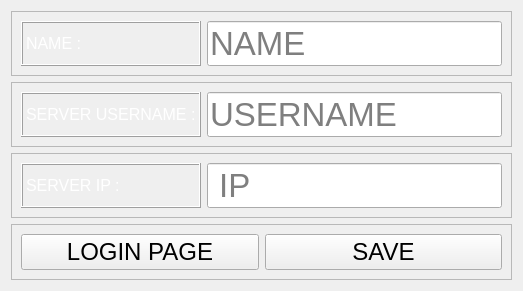
             <widget class="QWidget" name="page_4">
              <layout class="QGridLayout" name="gridLayout_23">
               <item row="3" column="0">
                <widget class="QFrame" name="frame_38">
                 <property name="frameShape">
                  <enum>QFrame::StyledPanel</enum>
                 </property>
                 <property name="frameShadow">
                  <enum>QFrame::Raised</enum>
                 </property>
                 <layout class="QHBoxLayout" name="horizontalLayout_29">
                  <item>
                   <widget class="QPushButton" name="pushButton_23">
                    <property name="sizePolicy">
                     <sizepolicy hsizetype="Minimum" vsizetype="Fixed">
                      <horstretch>0</horstretch>
                      <verstretch>0</verstretch>
                     </sizepolicy>
                    </property>
                    <property name="font">
                     <font>
                      <pointsize>18</pointsize>
                     </font>
                    </property>
                    <property name="text">
                     <string>LOGIN PAGE</string>
                    </property>
                   </widget>
                  </item>
                  <item>
                   <widget class="QPushButton" name="pushButton_24">
                    <property name="font">
                     <font>
                      <pointsize>18</pointsize>
                     </font>
                    </property>
                    <property name="text">
                     <string>SAVE</string>
                    </property>
                   </widget>
                  </item>
                 </layout>
                </widget>
               </item>
               <item row="1" column="0">
                <widget class="QFrame" name="frame_40">
                 <property name="frameShape">
                  <enum>QFrame::StyledPanel</enum>
                 </property>
                 <property name="frameShadow">
                  <enum>QFrame::Raised</enum>
                 </property>
                 <layout class="QHBoxLayout" name="horizontalLayout_30">
                  <item>
                   <widget class="QLabel" name="label_36">
                    <property name="sizePolicy">
                     <sizepolicy hsizetype="Preferred" vsizetype="Minimum">
                      <horstretch>0</horstretch>
                      <verstretch>0</verstretch>
                     </sizepolicy>
                    </property>
                    <property name="font">
                     <font>
                      <weight>50</weight>
                      <bold>false</bold>
                     </font>
                    </property>
                    <property name="frameShape">
                     <enum>QFrame::Box</enum>
                    </property>
                    <property name="frameShadow">
                     <enum>QFrame::Raised</enum>
                    </property>
                    <property name="text">
                     <string>&lt;html&gt;&lt;head/&gt;&lt;body&gt;&lt;p&gt;&lt;span style=&quot; font-size:12pt; color:#ffffff;&quot;&gt;SERVER USERNAME :&lt;/span&gt;&lt;/p&gt;&lt;/body&gt;&lt;/html&gt;</string>
                    </property>
                   </widget>
                  </item>
                  <item>
                   <widget class="QLineEdit" name="lineEdit_11">
                    <property name="sizePolicy">
                     <sizepolicy hsizetype="Minimum" vsizetype="Minimum">
                      <horstretch>0</horstretch>
                      <verstretch>0</verstretch>
                     </sizepolicy>
                    </property>
                    <property name="font">
                     <font>
                      <pointsize>25</pointsize>
                     </font>
                    </property>
                    <property name="placeholderText">
                     <string>USERNAME</string>
                    </property>
                   </widget>
                  </item>
                 </layout>
                </widget>
               </item>
               <item row="0" column="0">
                <widget class="QFrame" name="frame_39">
                 <property name="frameShape">
                  <enum>QFrame::StyledPanel</enum>
                 </property>
                 <property name="frameShadow">
                  <enum>QFrame::Raised</enum>
                 </property>
                 <layout class="QGridLayout" name="gridLayout_22">
                  <item row="0" column="0">
                   <widget class="QLabel" name="label_35">
                    <property name="sizePolicy">
                     <sizepolicy hsizetype="Preferred" vsizetype="Minimum">
                      <horstretch>0</horstretch>
                      <verstretch>0</verstretch>
                     </sizepolicy>
                    </property>
                    <property name="font">
                     <font>
                      <weight>50</weight>
                      <bold>false</bold>
                     </font>
                    </property>
                    <property name="frameShape">
                     <enum>QFrame::Box</enum>
                    </property>
                    <property name="frameShadow">
                     <enum>QFrame::Raised</enum>
                    </property>
                    <property name="text">
                     <string>&lt;html&gt;&lt;head/&gt;&lt;body&gt;&lt;p&gt;&lt;span style=&quot; font-size:12pt; color:#ffffff;&quot;&gt;NAME :&lt;/span&gt;&lt;/p&gt;&lt;/body&gt;&lt;/html&gt;</string>
                    </property>
                   </widget>
                  </item>
                  <item row="0" column="1">
                   <widget class="QLineEdit" name="lineEdit_8">
                    <property name="sizePolicy">
                     <sizepolicy hsizetype="Minimum" vsizetype="Minimum">
                      <horstretch>0</horstretch>
                      <verstretch>0</verstretch>
                     </sizepolicy>
                    </property>
                    <property name="font">
                     <font>
                      <pointsize>25</pointsize>
                     </font>
                    </property>
                    <property name="placeholderText">
                     <string>NAME</string>
                    </property>
                   </widget>
                  </item>
                 </layout>
                </widget>
               </item>
               <item row="2" column="0">
                <widget class="QFrame" name="frame_41">
                 <property name="frameShape">
                  <enum>QFrame::StyledPanel</enum>
                 </property>
                 <property name="frameShadow">
                  <enum>QFrame::Raised</enum>
                 </property>
                 <layout class="QHBoxLayout" name="horizontalLayout_31">
                  <item>
                   <widget class="QLabel" name="label_37">
                    <property name="sizePolicy">
                     <sizepolicy hsizetype="Preferred" vsizetype="Minimum">
                      <horstretch>0</horstretch>
                      <verstretch>0</verstretch>
                     </sizepolicy>
                    </property>
                    <property name="font">
                     <font>
                      <weight>50</weight>
                      <bold>false</bold>
                     </font>
                    </property>
                    <property name="frameShape">
                     <enum>QFrame::Box</enum>
                    </property>
                    <property name="frameShadow">
                     <enum>QFrame::Raised</enum>
                    </property>
                    <property name="text">
                     <string>&lt;html&gt;&lt;head/&gt;&lt;body&gt;&lt;p&gt;&lt;span style=&quot; font-size:12pt; color:#ffffff;&quot;&gt;SERVER IP :&lt;/span&gt;&lt;/p&gt;&lt;/body&gt;&lt;/html&gt;</string>
                    </property>
                   </widget>
                  </item>
                  <item>
                   <widget class="QLineEdit" name="lineEdit_17">
                    <property name="sizePolicy">
                     <sizepolicy hsizetype="Minimum" vsizetype="Minimum">
                      <horstretch>0</horstretch>
                      <verstretch>0</verstretch>
                     </sizepolicy>
                    </property>
                    <property name="font">
                     <font>
                      <pointsize>25</pointsize>
                     </font>
                    </property>
                    <property name="placeholderText">
                     <string> IP</string>
                    </property>
                   </widget>
                  </item>
                 </layout>
                </widget>
               </item>
              </layout>
             </widget>
